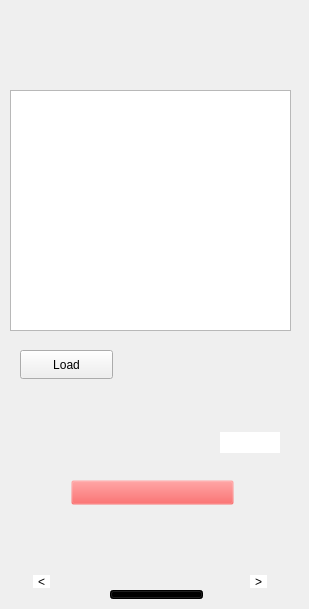
    <widget class="QWidget" name="page_12">
     <widget class="QLabel" name="label_12">
      <property name="geometry">
       <rect>
        <x>0</x>
        <y>0</y>
        <width>300</width>
        <height>600</height>
       </rect>
      </property>
      <property name="text">
       <string/>
      </property>
      <property name="pixmap">
       <pixmap resource="resource.qrc">:/image12/12.png</pixmap>
      </property>
      <property name="scaledContents">
       <bool>true</bool>
      </property>
     </widget>
     <widget class="QTableView" name="tableView_delivery_request">
      <property name="geometry">
       <rect>
        <x>10</x>
        <y>90</y>
        <width>281</width>
        <height>241</height>
       </rect>
      </property>
     </widget>
     <widget class="QPushButton" name="load_btn">
      <property name="geometry">
       <rect>
        <x>20</x>
        <y>350</y>
        <width>93</width>
        <height>29</height>
       </rect>
      </property>
      <property name="text">
       <string>Load</string>
      </property>
     </widget>
     <widget class="QPushButton" name="delivery_confirm_req_btn">
      <property name="geometry">
       <rect>
        <x>71</x>
        <y>480</y>
        <width>163</width>
        <height>25</height>
       </rect>
      </property>
      <property name="styleSheet">
       <string notr="true">background-color: rgba(255, 49, 49,0);</string>
      </property>
      <property name="text">
       <string/>
      </property>
     </widget>
     <widget class="QLineEdit" name="delivery_serial_email_line_edit">
      <property name="geometry">
       <rect>
        <x>220</x>
        <y>432</y>
        <width>60</width>
        <height>21</height>
       </rect>
      </property>
      <property name="styleSheet">
       <string notr="true">border:none;</string>
      </property>
     </widget>
     <widget class="QPushButton" name="pushButton_30">
      <property name="geometry">
       <rect>
        <x>33</x>
        <y>575</y>
        <width>17</width>
        <height>13</height>
       </rect>
      </property>
      <property name="styleSheet">
       <string notr="true">background-color: rgb(255, 255, 255);
font: 10pt &quot;Segoe UI&quot;;
border:none;</string>
      </property>
      <property name="text">
       <string>&lt;</string>
      </property>
     </widget>
     <widget class="QPushButton" name="pushButton_31">
      <property name="geometry">
       <rect>
        <x>250</x>
        <y>575</y>
        <width>17</width>
        <height>13</height>
       </rect>
      </property>
      <property name="styleSheet">
       <string notr="true">background-color: rgb(255, 255, 255);
font: 10pt &quot;Segoe UI&quot;;
border:none;</string>
      </property>
      <property name="text">
       <string>&gt;</string>
      </property>
     </widget>
     <widget class="QPushButton" name="Home_btn_13">
      <property name="geometry">
       <rect>
        <x>110</x>
        <y>590</y>
        <width>93</width>
        <height>9</height>
       </rect>
      </property>
      <property name="styleSheet">
       <string notr="true">background-color: rgb(0, 0, 0);</string>
      </property>
      <property name="text">
       <string/>
      </property>
     </widget>
    </widget>
